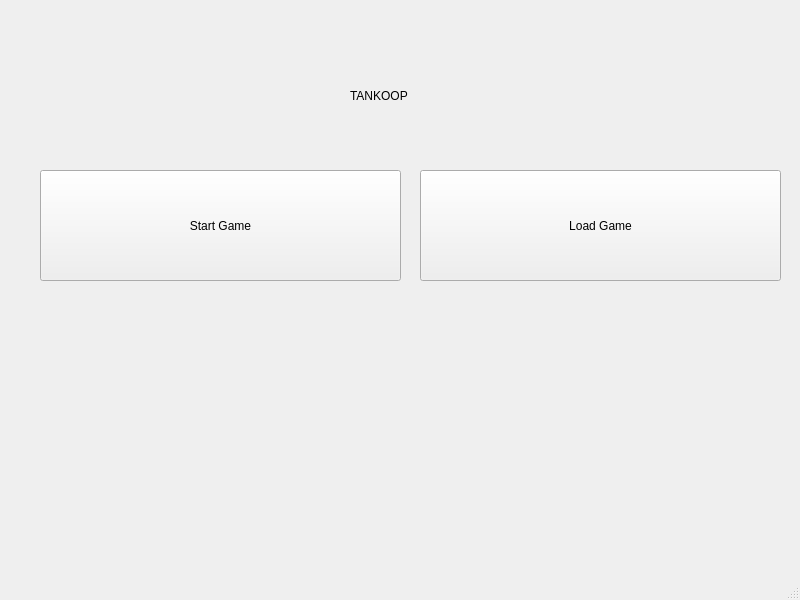
<?xml version="1.0" encoding="UTF-8"?>
<ui version="4.0">
 <class>MainWindow</class>
 <widget class="QMainWindow" name="MainWindow">
  <property name="geometry">
   <rect>
    <x>0</x>
    <y>0</y>
    <width>800</width>
    <height>600</height>
   </rect>
  </property>
  <property name="windowTitle">
   <string>MainWindow</string>
  </property>
  <widget class="QWidget" name="centralwidget">
   <widget class="QPushButton" name="start_button">
    <property name="geometry">
     <rect>
      <x>40</x>
      <y>170</y>
      <width>361</width>
      <height>111</height>
     </rect>
    </property>
    <property name="text">
     <string>Start Game</string>
    </property>
   </widget>
   <widget class="QPushButton" name="load_button">
    <property name="geometry">
     <rect>
      <x>420</x>
      <y>170</y>
      <width>361</width>
      <height>111</height>
     </rect>
    </property>
    <property name="text">
     <string>Load Game</string>
    </property>
   </widget>
   <widget class="QLabel" name="title">
    <property name="geometry">
     <rect>
      <x>350</x>
      <y>70</y>
      <width>131</width>
      <height>51</height>
     </rect>
    </property>
    <property name="text">
     <string>TANKOOP</string>
    </property>
   </widget>
  </widget>
  <widget class="QMenuBar" name="menubar">
   <property name="geometry">
    <rect>
     <x>0</x>
     <y>0</y>
     <width>800</width>
     <height>21</height>
    </rect>
   </property>
  </widget>
  <widget class="QStatusBar" name="statusbar"/>
 </widget>
 <resources/>
 <connections/>
</ui>
